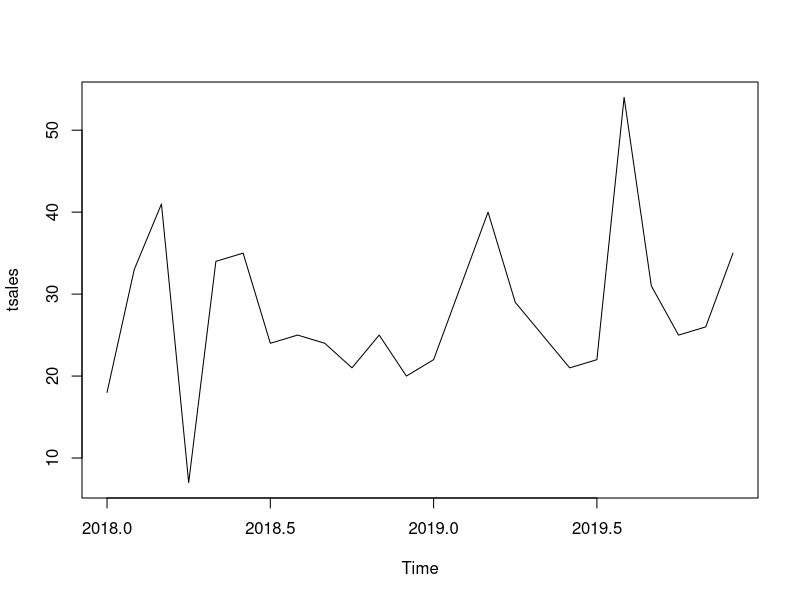

Recreate this plot in R.
# 15.1
sales <- c(18, 33, 41,  7, 34, 35, 24, 25, 24, 21, 25, 20,
           22, 31, 40, 29, 25, 21, 22, 54, 31, 25, 26, 35)
(tsales <- ts(sales, start=c(2018, 1), frequency=12))
plot(tsales)
start(tsales)
frequency(tsales)

(tsales.subset <- window(tsales, start=c(2018, 5), end=c(2019, 6)))
